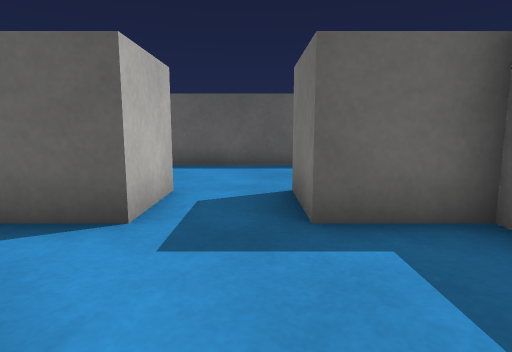
View 1 (above)

16 first-person views from a walk through a 3-D level made in the Unity game engine. The camera is 0.51 m above the floor, tilts 8° down and sees 75° across. The floor is counted in squares, 0.5 m on a side. Each view is taken from the middle of a square. On the plan, view 1 faces up. The plan holds only what a view shows up to about 13 squares ahead; the rest is blank. Surface patterns are stand-ins for the level's own textures.

View 2
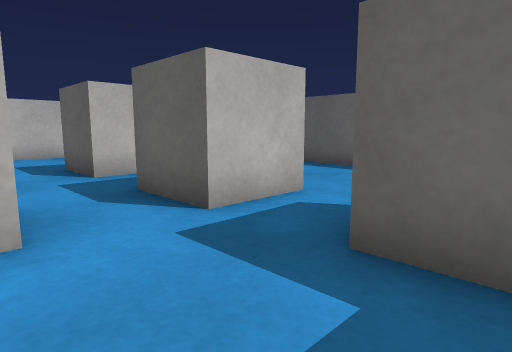

View 3
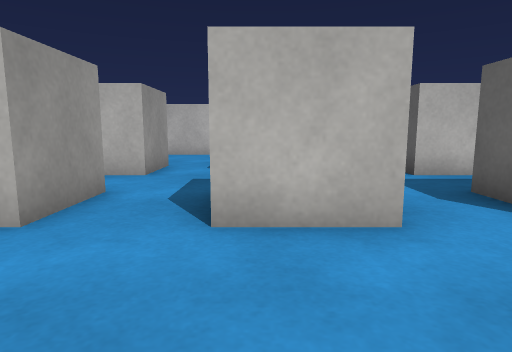

View 4
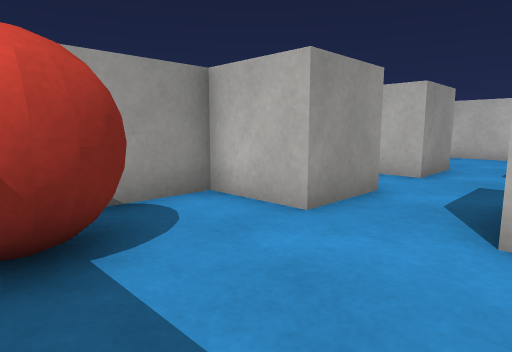

View 5
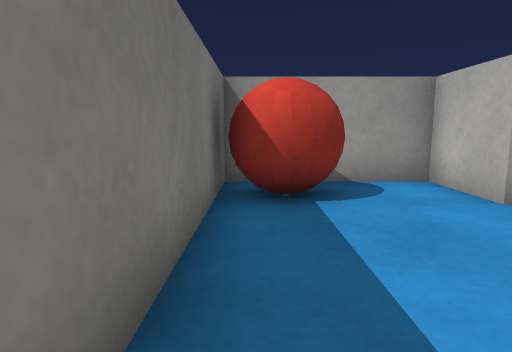

View 6
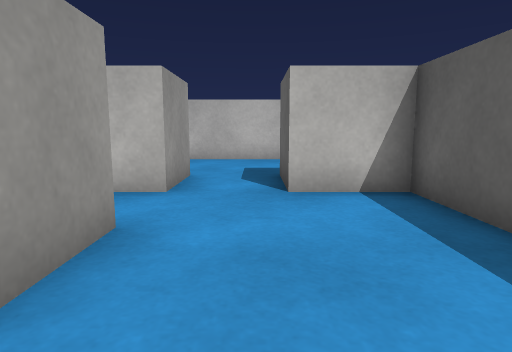

View 7
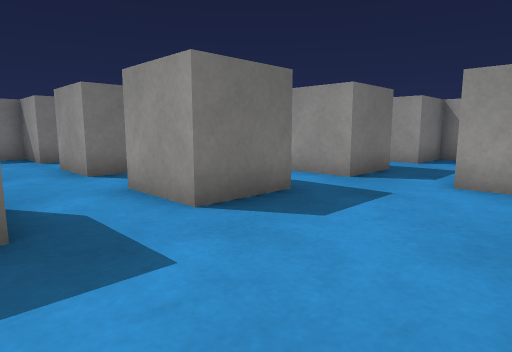

View 8
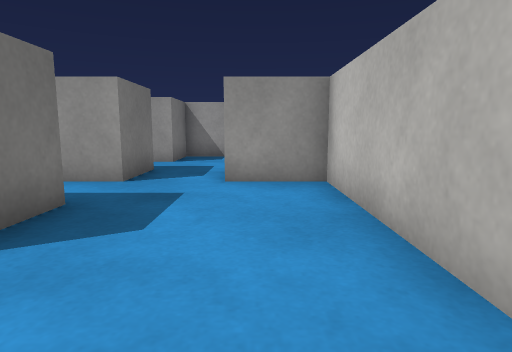

View 9
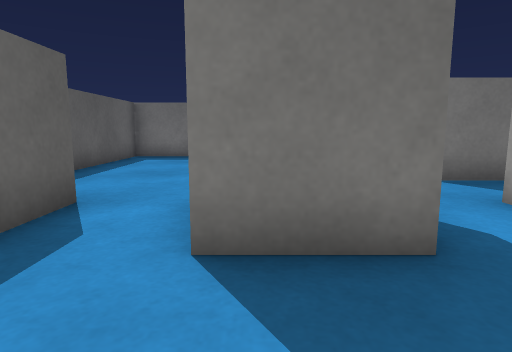

View 10
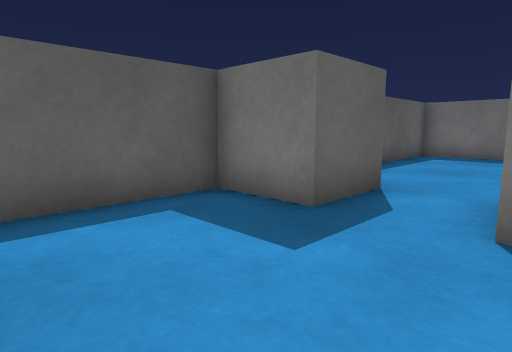

View 11
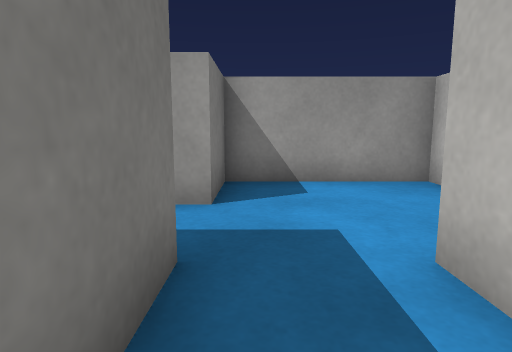

View 12
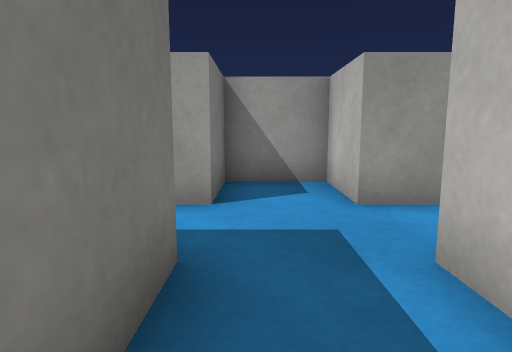

View 13
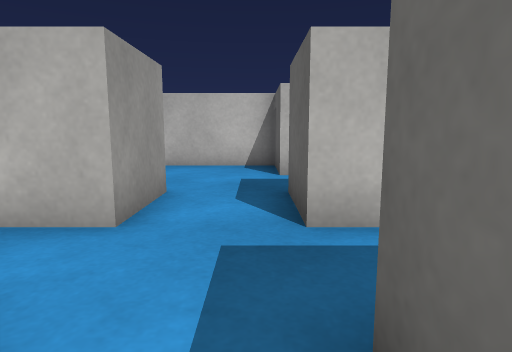

View 14
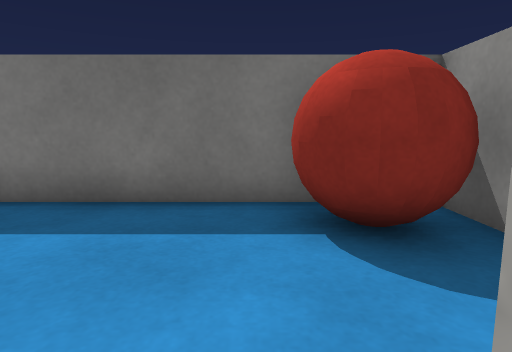

View 15
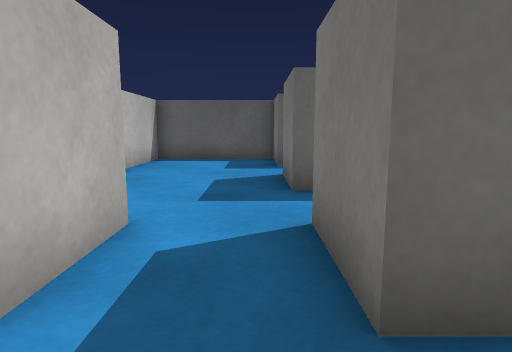

View 16
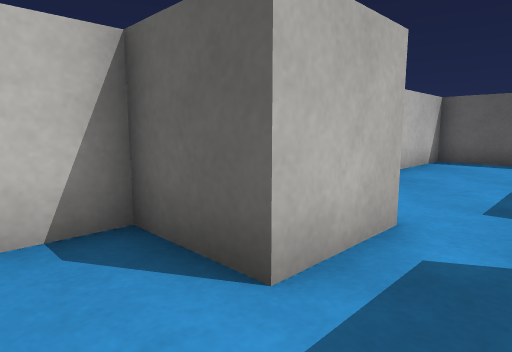

### Floor plan
Points are (right, up) in squares from view 1. A wall is a line through its corners. A room is listed if a view was taken in it or the views show most of it. See-through windows are left out.
Room 1 (views 1, 2, 3, 4, 5, 6, 7, 8, 9, 10, 11, 12, 13, 14, 15, 16)
walls: (-5.4, 3.5) (-7.4, 3.5) (-7.4, 5.5) (-5.4, 5.5) (-5.4, 3.5); (-3.4, 4.6) (-3.4, 5.5) (-1.4, 5.5) (-1.4, 3.5) (-3.5, 3.5); (-5.4, 0.4) (-5.4, -0.5) (-7.4, -0.5) (-7.4, 1.5) (-5.4, 1.5); (-1.4, 1.6) (-1.4, -0.5); (-2.6, -0.5) (-3.4, -0.5) (-3.4, 1.4); (2.6, 3.5) (0.6, 3.5) (0.6, 5.5) (2.6, 5.5) (2.6, 9.5) (-5.4, 9.5) (-5.4, 7.5) (-7.4, 7.5) (-7.4, 9.5) (-11.4, 9.5) (-11.4, 1.5) (-9.4, 1.5) (-9.4, -0.5) (-11.4, -0.5) (-11.4, -4.5) (-7.4, -4.5) (-7.4, -2.5) (-5.4, -2.5) (-5.4, -4.5) (-3.4, -4.5) (-3.4, -2.5) (-1.4, -2.5) (-1.4, -4.5) (2.6, -4.5) (2.6, 1.6)
objects: red ball (1, -4) to (2, -2)

Positions as (right, up) in squares from view 1, and headings:
1: (0, 0), facing up
2: (2, 1), facing up-left
3: (2, 0), facing left
4: (2, 0), facing down-left
5: (2, 2), facing down
6: (0, 7), facing left
7: (-11, 8), facing down-right
8: (-10, 8), facing down
9: (-10, 5), facing right
10: (-11, 5), facing up-right
11: (-8, 2), facing down
12: (-4, 2), facing down
13: (-2, -1), facing left
14: (-2, -2), facing right
15: (-8, -2), facing up
16: (-8, -2), facing up-left
